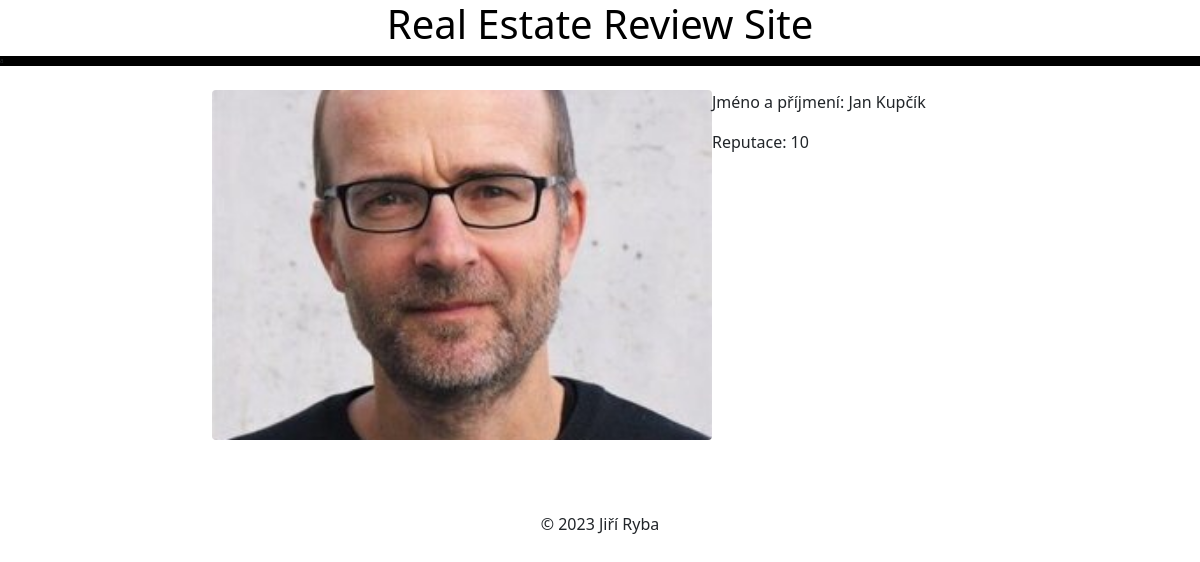
/detailo.html/1/, run on the app's committed database.
### myapp/models.py (models this page shows, shortened)
class Osoba(models.Model):
    jmeno = models.CharField(max_length=45, verbose_name="Jméno", help_text="Zadejte jméno osoby")
    prijmeni = models.CharField(max_length=45, verbose_name="Přijmení", help_text="Zadejte příjmení")
    reputace = models.CharField(max_length=10, verbose_name="Reputatace", help_text="Zadejte reputaci")
    fotka = models.ImageField(upload_to="osoba", verbose_name="Fotka osoby", help_text="Nahrejte fotku osoby", default="none")
    class Meta:
        verbose_name = 'Osoba'
        verbose_name_plural = 'Osoby'
        ordering = ['reputace']

### myapp/views.py (the view)
# urls.py: path('detailo.html/<int:pk>/', views.OsobaDetailView.as_view(), name='detailo')
class OsobaDetailView(DetailView):
    model = Osoba
    context_object_name = 'osoba_detail'
    template_name = 'detailo.html'

### myapp/templates/detailo.html
{% extends "base.html" %}
{% block content %}
    <br>
    <div style="max-width: 100%; margin: 0;" class="row justify-content-center text-center">
    <div class="col-2"></div>
    <div class="col-5"><img class="rounded" src="{{  osoba_detail.fotka.url }}" style="width:500px;height: 350px;object-fit: cover"
                            alt="{{ osoba_detail.typ }} {{ osoba_detail.velikost}}" ></div>
    <div style="text-align: left" class="col-3">
        <p>Jméno a příjmení: {{ osoba_detail.jmeno }} {{ osoba_detail.prijmeni }}</p>
        <p>Reputace: {{ osoba_detail.reputace }}</p>
    </div>
    <div class="col-2"></div>
    </div>
{% endblock %}

### data on the page
Osoba: fotka (picture), jmeno "Jan", prijmeni "Kupčík", reputace "10"
